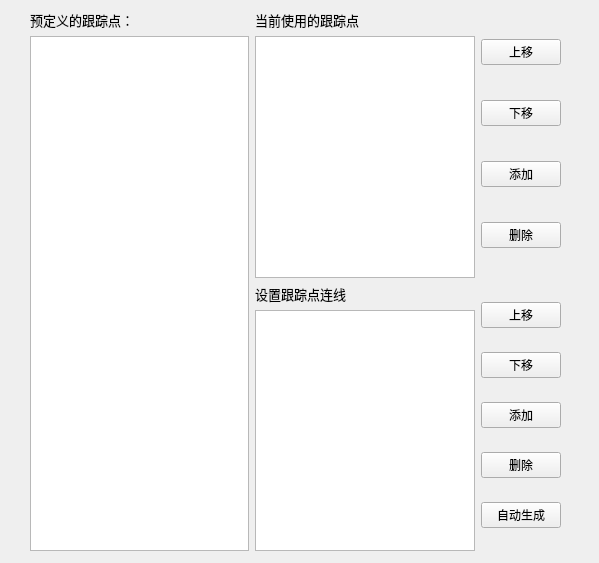
<?xml version="1.0" encoding="UTF-8"?>
<ui version="4.0">
 <class>define_tracking_points_window</class>
 <widget class="QWidget" name="define_tracking_points_window">
  <property name="geometry">
   <rect>
    <x>0</x>
    <y>0</y>
    <width>599</width>
    <height>563</height>
   </rect>
  </property>
  <property name="windowTitle">
   <string>Form</string>
  </property>
  <widget class="QWidget" name="horizontalLayoutWidget">
   <property name="geometry">
    <rect>
     <x>30</x>
     <y>10</y>
     <width>531</width>
     <height>541</height>
    </rect>
   </property>
   <layout class="QHBoxLayout" name="horizontalLayout">
    <item>
     <layout class="QVBoxLayout" name="verticalLayout_2">
      <item>
       <widget class="QLabel" name="label">
        <property name="font">
         <font>
          <family>宋体</family>
          <pointsize>10</pointsize>
         </font>
        </property>
        <property name="text">
         <string>预定义的跟踪点：</string>
        </property>
       </widget>
      </item>
      <item>
       <widget class="QTableView" name="predefined_tracking_points"/>
      </item>
     </layout>
    </item>
    <item>
     <layout class="QVBoxLayout" name="verticalLayout">
      <item>
       <layout class="QHBoxLayout" name="horizontalLayout_2">
        <item>
         <layout class="QVBoxLayout" name="verticalLayout_5">
          <item>
           <widget class="QLabel" name="label_3">
            <property name="font">
             <font>
              <family>宋体</family>
              <pointsize>10</pointsize>
             </font>
            </property>
            <property name="text">
             <string>当前使用的跟踪点</string>
            </property>
           </widget>
          </item>
          <item>
           <widget class="QTableView" name="used_tracking_points"/>
          </item>
         </layout>
        </item>
        <item>
         <layout class="QVBoxLayout" name="verticalLayout_3">
          <item>
           <widget class="QPushButton" name="btn_move_up_1">
            <property name="text">
             <string>上移</string>
            </property>
           </widget>
          </item>
          <item>
           <widget class="QPushButton" name="btn_move_down_1">
            <property name="text">
             <string>下移</string>
            </property>
           </widget>
          </item>
          <item>
           <widget class="QPushButton" name="btn_add_1">
            <property name="text">
             <string>添加</string>
            </property>
           </widget>
          </item>
          <item>
           <widget class="QPushButton" name="btn_delete_1">
            <property name="text">
             <string>删除</string>
            </property>
           </widget>
          </item>
         </layout>
        </item>
       </layout>
      </item>
      <item>
       <layout class="QHBoxLayout" name="horizontalLayout_4">
        <item>
         <layout class="QVBoxLayout" name="verticalLayout_7">
          <item>
           <widget class="QLabel" name="label_2">
            <property name="font">
             <font>
              <family>宋体</family>
              <pointsize>10</pointsize>
             </font>
            </property>
            <property name="text">
             <string>设置跟踪点连线</string>
            </property>
           </widget>
          </item>
          <item>
           <widget class="QTableView" name="point_connections"/>
          </item>
         </layout>
        </item>
        <item>
         <layout class="QVBoxLayout" name="verticalLayout_6">
          <item>
           <widget class="QPushButton" name="btn_move_up_2">
            <property name="text">
             <string>上移</string>
            </property>
           </widget>
          </item>
          <item>
           <widget class="QPushButton" name="btn_move_down_2">
            <property name="text">
             <string>下移</string>
            </property>
           </widget>
          </item>
          <item>
           <widget class="QPushButton" name="btn_add_2">
            <property name="text">
             <string>添加</string>
            </property>
           </widget>
          </item>
          <item>
           <widget class="QPushButton" name="btn_delete_2">
            <property name="text">
             <string>删除</string>
            </property>
           </widget>
          </item>
          <item>
           <widget class="QPushButton" name="btn_auto_generate">
            <property name="text">
             <string>自动生成</string>
            </property>
           </widget>
          </item>
         </layout>
        </item>
       </layout>
      </item>
     </layout>
    </item>
   </layout>
  </widget>
 </widget>
 <resources/>
 <connections/>
</ui>
